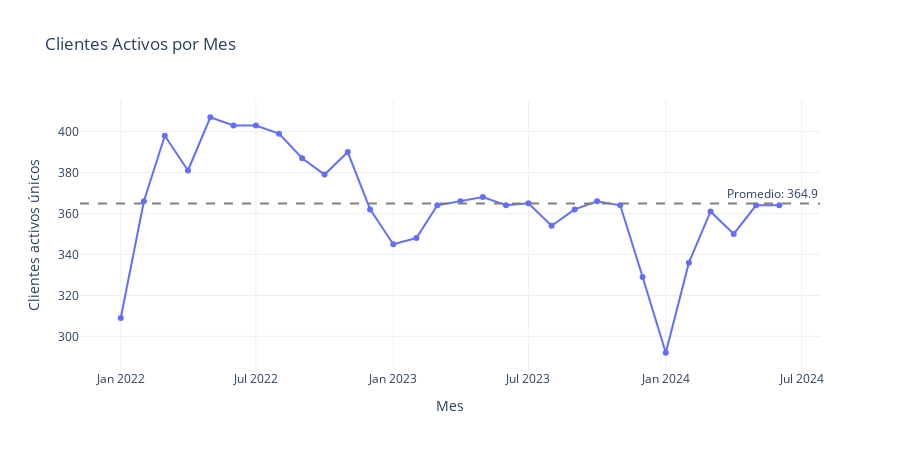

Here is the notebook cell this chart was saved with:
### Markdown cell above
🔍 **Observaciones**:
1. Generales:
    - **Pico destacado en julio de 2022**, donde el volumen total de ventas alcanza su máximo (~145k).

    - A partir de **2023**, el volumen muestra mayor estabilidad pero con una **tendencia levemente descendente**.

    - Se observa una **caída marcada a inicios de 2024**, posiblemente vinculada al impacto de aumentos de precios por inflación, lo cual podría haber afectado la demanda.

2. Por cliente:
    - Incluso entre los principales compradores, **la actividad mensual es muy irregular**: no todos realizan compras todos los meses y el volumen varía significativamente.

    - Esto sugiere que una granularidad mensual podría no ser adecuada para predecir el comportamiento individual, y que tal vez sea necesario agrupar en períodos más amplios (como trimestres) para captar patrones más estables.

### Code cell
# Contar clientes activos únicos por mes
clientes_por_mes = (
    filtered_df.groupby('mes_p')['cliente']
    .nunique()
    .reset_index(name='clientes_activos')
)

# Calcular promedio mensual de clientes activos
promedio_clientes = clientes_por_mes['clientes_activos'].mean()

# Graficar
fig = px.line(
    clientes_por_mes,
    x='mes_p',
    y='clientes_activos',
    markers=True,
    title='Clientes Activos por Mes',
    labels={'clientes_activos': 'Clientes activos únicos', 'mes_p': 'Mes'},
)

# Agregar línea de promedio horizontal
fig.add_hline(
    y=promedio_clientes,
    line_dash='dash',
    line_color='gray',
    annotation_text=f'Promedio: {promedio_clientes:.1f}',
    annotation_position='top right'
)

fig.update_layout(template='plotly_white', height=450)
fig.show()

### Figure 1 — Plotly figure (JSON) as saved in the notebook; plotly's stock layout.template omitted (floating-point values rounded to 4 significant figures)
{"data": [{"hovertemplate": "Mes=%{x}<br>Clientes activos únicos=%{y}<extra></extra>", "legendgroup": "", "line": {"color": "#636efa", "dash": "solid"}, "marker": {"symbol": "circle"}, "mode": "lines+markers", "name": "", "orientation": "v", "showlegend": false, "type": "scatter", "x": ["2022-01-01T00:00:00", "2022-02-01T00:00:00", "2022-03-01T00:00:00", "2022-04-01T00:00:00", "2022-05-01T00:00:00", "2022-06-01T00:00:00", "2022-07-01T00:00:00", "2022-08-01T00:00:00", "2022-09-01T00:00:00", "2022-10-01T00:00:00", "2022-11-01T00:00:00", "2022-12-01T00:00:00", "2023-01-01T00:00:00", "2023-02-01T00:00:00", "2023-03-01T00:00:00", "2023-04-01T00:00:00", "2023-05-01T00:00:00", "2023-06-01T00:00:00", "2023-07-01T00:00:00", "2023-08-01T00:00:00", "2023-09-01T00:00:00", "2023-10-01T00:00:00", "2023-11-01T00:00:00", "2023-12-01T00:00:00", "2024-01-01T00:00:00", "2024-02-01T00:00:00", "2024-03-01T00:00:00", "2024-04-01T00:00:00", "2024-05-01T00:00:00", "2024-06-01T00:00:00"], "xaxis": "x", "y": [309, 366, 398, 381, 407, 403, 403, 399, 387, 379, 390, 362, 345, 348, 364, 366, 368, 364, 365, 354, 362, 366, 364, 329, 292, 336, 361, 350, 364, 364], "yaxis": "y"}], "layout": {"annotations": [{"showarrow": false, "text": "Promedio: 364.9", "x": 1, "xanchor": "right", "xref": "x domain", "y": 364.9, "yanchor": "bottom", "yref": "y"}], "height": 450, "legend": {"tracegroupgap": 0}, "shapes": [{"line": {"color": "gray", "dash": "dash"}, "type": "line", "x0": 0, "x1": 1, "xref": "x domain", "y0": 364.9, "y1": 364.9, "yref": "y"}], "title": {"text": "Clientes Activos por Mes"}, "xaxis": {"anchor": "y", "domain": [0, 1], "title": {"text": "Mes"}}, "yaxis": {"anchor": "x", "domain": [0, 1], "title": {"text": "Clientes activos únicos"}}}}
